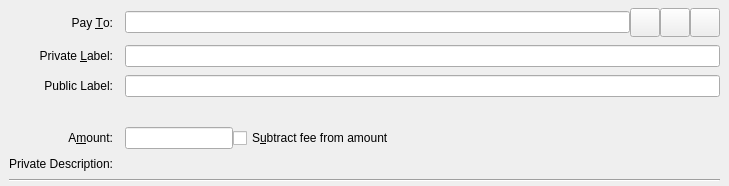
<?xml version="1.0" encoding="UTF-8"?>
<ui version="4.0">
 <class>SendCoinsEntry</class>
 <widget class="QStackedWidget" name="SendCoinsEntry">
  <property name="geometry">
   <rect>
    <x>0</x>
    <y>0</y>
    <width>729</width>
    <height>180</height>
   </rect>
  </property>
  <property name="focusPolicy">
   <enum>Qt::TabFocus</enum>
  </property>
  <property name="autoFillBackground">
   <bool>false</bool>
  </property>
  <widget class="QFrame" name="SendCoins">
   <property name="toolTip">
    <string>This is a normal payment.</string>
   </property>
   <property name="frameShape">
    <enum>QFrame::NoFrame</enum>
   </property>
   <layout class="QGridLayout" name="gridLayout">
    <property name="topMargin">
     <number>8</number>
    </property>
    <property name="bottomMargin">
     <number>4</number>
    </property>
    <property name="horizontalSpacing">
     <number>12</number>
    </property>
    <property name="verticalSpacing">
     <number>8</number>
    </property>
    <item row="4" column="1">
     <layout class="QHBoxLayout" name="horizontalLayoutAmount" stretch="0,1">
      <item>
       <widget class="SolbitAmountField" name="payAmount"/>
      </item>
      <item>
       <widget class="QCheckBox" name="checkboxSubtractFeeFromAmount">
        <property name="toolTip">
         <string>The fee will be deducted from the amount being sent. The recipient will receive less solbits than you enter in the amount field. If multiple recipients are selected, the fee is split equally.</string>
        </property>
        <property name="text">
         <string>S&amp;ubtract fee from amount</string>
        </property>
       </widget>
      </item>
     </layout>
    </item>
    <item row="5" column="0">
     <widget class="QLabel" name="messageLabel">
      <property name="text">
       <string>Private Description:</string>
      </property>
      <property name="alignment">
       <set>Qt::AlignRight|Qt::AlignTrailing|Qt::AlignVCenter</set>
      </property>
     </widget>
    </item>
    <item row="1" column="0">
     <widget class="QLabel" name="labellLabel">
      <property name="text">
       <string>Private &amp;Label:</string>
      </property>
      <property name="alignment">
       <set>Qt::AlignRight|Qt::AlignTrailing|Qt::AlignVCenter</set>
      </property>
      <property name="buddy">
       <cstring>addAsLabel</cstring>
      </property>
     </widget>
    </item>
    <item row="4" column="0">
     <widget class="QLabel" name="amountLabel">
      <property name="text">
       <string>A&amp;mount:</string>
      </property>
      <property name="alignment">
       <set>Qt::AlignRight|Qt::AlignTrailing|Qt::AlignVCenter</set>
      </property>
      <property name="buddy">
       <cstring>payAmount</cstring>
      </property>
     </widget>
    </item>
    <item row="0" column="0">
     <widget class="QLabel" name="payToLabel">
      <property name="text">
       <string>Pay &amp;To:</string>
      </property>
      <property name="alignment">
       <set>Qt::AlignRight|Qt::AlignTrailing|Qt::AlignVCenter</set>
      </property>
      <property name="buddy">
       <cstring>payTo</cstring>
      </property>
     </widget>
    </item>
    <item row="6" column="0" colspan="2">
     <widget class="Line" name="line">
      <property name="orientation">
       <enum>Qt::Horizontal</enum>
      </property>
     </widget>
    </item>
    <item row="0" column="1">
     <layout class="QHBoxLayout" name="payToLayout">
      <property name="spacing">
       <number>0</number>
      </property>
      <item>
       <widget class="QValidatedLineEdit" name="payTo">
        <property name="toolTip">
         <string>The Solbit address to send the payment to</string>
        </property>
       </widget>
      </item>
      <item>
       <widget class="QToolButton" name="addressBookButton">
        <property name="toolTip">
         <string>Choose previously used address</string>
        </property>
        <property name="text">
         <string/>
        </property>
        <property name="icon">
         <iconset>
          <normaloff>:/icons/address-book</normaloff>:/icons/address-book</iconset>
        </property>
        <property name="iconSize">
         <size>
          <width>22</width>
          <height>22</height>
         </size>
        </property>
        <property name="shortcut">
         <string>Alt+A</string>
        </property>
       </widget>
      </item>
      <item>
       <widget class="QToolButton" name="pasteButton">
        <property name="toolTip">
         <string>Paste address from clipboard</string>
        </property>
        <property name="text">
         <string/>
        </property>
        <property name="icon">
         <iconset>
          <normaloff>:/icons/editpaste</normaloff>:/icons/editpaste</iconset>
        </property>
        <property name="iconSize">
         <size>
          <width>22</width>
          <height>22</height>
         </size>
        </property>
        <property name="shortcut">
         <string>Alt+P</string>
        </property>
       </widget>
      </item>
      <item>
       <widget class="QToolButton" name="deleteButton">
        <property name="toolTip">
         <string>Remove this entry</string>
        </property>
        <property name="text">
         <string/>
        </property>
        <property name="icon">
         <iconset>
          <normaloff>:/icons/remove</normaloff>:/icons/remove</iconset>
        </property>
        <property name="iconSize">
         <size>
          <width>22</width>
          <height>22</height>
         </size>
        </property>
       </widget>
      </item>
     </layout>
    </item>
    <item row="5" column="1">
     <widget class="QLabel" name="messageTextLabel">
      <property name="toolTip">
       <string>A message that was attached to the solbit: URI which will be stored with the transaction for your reference. Note: This message will not be sent over the Solbit network.</string>
      </property>
      <property name="textFormat">
       <enum>Qt::PlainText</enum>
      </property>
     </widget>
    </item>
    <item row="1" column="1">
     <layout class="QHBoxLayout" name="labelLayout">
      <item>
       <widget class="QLineEdit" name="addAsLabel">
        <property name="toolTip">
         <string>Enter a private label for this address to add it to the list of used addresses</string>
        </property>
       </widget>
      </item>
     </layout>
    </item>
    <item row="2" column="1">
     <layout class="QHBoxLayout" name="labelPublicLayout">
      <item>
       <widget class="QLineEdit" name="lineEditPublic">
        <property name="toolTip">
         <string>Enter a public label for this transaction</string>
        </property>
       </widget>
      </item>
     </layout>
    </item>
    <item row="2" column="0">
     <widget class="QLabel" name="labelPublic">
      <property name="text">
       <string>Public Label:</string>
      </property>
      <property name="alignment">
       <set>Qt::AlignRight|Qt::AlignTrailing|Qt::AlignVCenter</set>
      </property>
     </widget>
    </item>
    <item row="3" column="1">
     <widget class="QLabel" name="messageTextLabel1">
      <property name="toolTip">
       <string/>
      </property>
      <property name="textFormat">
       <enum>Qt::PlainText</enum>
      </property>
      <property name="buddy">
       <cstring>lineEditPublic</cstring>
      </property>
     </widget>
    </item>
   </layout>
  </widget>
  <widget class="QFrame" name="SendCoins_UnauthenticatedPaymentRequest">
   <property name="palette">
    <palette>
     <active>
      <colorrole role="WindowText">
       <brush brushstyle="SolidPattern">
        <color alpha="255">
         <red>0</red>
         <green>0</green>
         <blue>0</blue>
        </color>
       </brush>
      </colorrole>
      <colorrole role="Button">
       <brush brushstyle="SolidPattern">
        <color alpha="255">
         <red>255</red>
         <green>255</green>
         <blue>127</blue>
        </color>
       </brush>
      </colorrole>
      <colorrole role="Light">
       <brush brushstyle="SolidPattern">
        <color alpha="255">
         <red>255</red>
         <green>255</green>
         <blue>255</blue>
        </color>
       </brush>
      </colorrole>
      <colorrole role="Midlight">
       <brush brushstyle="SolidPattern">
        <color alpha="255">
         <red>255</red>
         <green>255</green>
         <blue>191</blue>
        </color>
       </brush>
      </colorrole>
      <colorrole role="Dark">
       <brush brushstyle="SolidPattern">
        <color alpha="255">
         <red>127</red>
         <green>127</green>
         <blue>63</blue>
        </color>
       </brush>
      </colorrole>
      <colorrole role="Mid">
       <brush brushstyle="SolidPattern">
        <color alpha="255">
         <red>170</red>
         <green>170</green>
         <blue>84</blue>
        </color>
       </brush>
      </colorrole>
      <colorrole role="Text">
       <brush brushstyle="SolidPattern">
        <color alpha="255">
         <red>0</red>
         <green>0</green>
         <blue>0</blue>
        </color>
       </brush>
      </colorrole>
      <colorrole role="BrightText">
       <brush brushstyle="SolidPattern">
        <color alpha="255">
         <red>255</red>
         <green>255</green>
         <blue>255</blue>
        </color>
       </brush>
      </colorrole>
      <colorrole role="ButtonText">
       <brush brushstyle="SolidPattern">
        <color alpha="255">
         <red>0</red>
         <green>0</green>
         <blue>0</blue>
        </color>
       </brush>
      </colorrole>
      <colorrole role="Base">
       <brush brushstyle="SolidPattern">
        <color alpha="255">
         <red>255</red>
         <green>255</green>
         <blue>255</blue>
        </color>
       </brush>
      </colorrole>
      <colorrole role="Window">
       <brush brushstyle="SolidPattern">
        <color alpha="255">
         <red>255</red>
         <green>255</green>
         <blue>127</blue>
        </color>
       </brush>
      </colorrole>
      <colorrole role="Shadow">
       <brush brushstyle="SolidPattern">
        <color alpha="255">
         <red>0</red>
         <green>0</green>
         <blue>0</blue>
        </color>
       </brush>
      </colorrole>
      <colorrole role="AlternateBase">
       <brush brushstyle="SolidPattern">
        <color alpha="255">
         <red>255</red>
         <green>255</green>
         <blue>191</blue>
        </color>
       </brush>
      </colorrole>
      <colorrole role="ToolTipBase">
       <brush brushstyle="SolidPattern">
        <color alpha="255">
         <red>255</red>
         <green>255</green>
         <blue>220</blue>
        </color>
       </brush>
      </colorrole>
      <colorrole role="ToolTipText">
       <brush brushstyle="SolidPattern">
        <color alpha="255">
         <red>0</red>
         <green>0</green>
         <blue>0</blue>
        </color>
       </brush>
      </colorrole>
     </active>
     <inactive>
      <colorrole role="WindowText">
       <brush brushstyle="SolidPattern">
        <color alpha="255">
         <red>0</red>
         <green>0</green>
         <blue>0</blue>
        </color>
       </brush>
      </colorrole>
      <colorrole role="Button">
       <brush brushstyle="SolidPattern">
        <color alpha="255">
         <red>255</red>
         <green>255</green>
         <blue>127</blue>
        </color>
       </brush>
      </colorrole>
      <colorrole role="Light">
       <brush brushstyle="SolidPattern">
        <color alpha="255">
         <red>255</red>
         <green>255</green>
         <blue>255</blue>
        </color>
       </brush>
      </colorrole>
      <colorrole role="Midlight">
       <brush brushstyle="SolidPattern">
        <color alpha="255">
         <red>255</red>
         <green>255</green>
         <blue>191</blue>
        </color>
       </brush>
      </colorrole>
      <colorrole role="Dark">
       <brush brushstyle="SolidPattern">
        <color alpha="255">
         <red>127</red>
         <green>127</green>
         <blue>63</blue>
        </color>
       </brush>
      </colorrole>
      <colorrole role="Mid">
       <brush brushstyle="SolidPattern">
        <color alpha="255">
         <red>170</red>
         <green>170</green>
         <blue>84</blue>
        </color>
       </brush>
      </colorrole>
      <colorrole role="Text">
       <brush brushstyle="SolidPattern">
        <color alpha="255">
         <red>0</red>
         <green>0</green>
         <blue>0</blue>
        </color>
       </brush>
      </colorrole>
      <colorrole role="BrightText">
       <brush brushstyle="SolidPattern">
        <color alpha="255">
         <red>255</red>
         <green>255</green>
         <blue>255</blue>
        </color>
       </brush>
      </colorrole>
      <colorrole role="ButtonText">
       <brush brushstyle="SolidPattern">
        <color alpha="255">
         <red>0</red>
         <green>0</green>
         <blue>0</blue>
        </color>
       </brush>
      </colorrole>
      <colorrole role="Base">
       <brush brushstyle="SolidPattern">
        <color alpha="255">
         <red>255</red>
         <green>255</green>
         <blue>255</blue>
        </color>
       </brush>
      </colorrole>
      <colorrole role="Window">
       <brush brushstyle="SolidPattern">
        <color alpha="255">
         <red>255</red>
         <green>255</green>
         <blue>127</blue>
        </color>
       </brush>
      </colorrole>
      <colorrole role="Shadow">
       <brush brushstyle="SolidPattern">
        <color alpha="255">
         <red>0</red>
         <green>0</green>
         <blue>0</blue>
        </color>
       </brush>
      </colorrole>
      <colorrole role="AlternateBase">
       <brush brushstyle="SolidPattern">
        <color alpha="255">
         <red>255</red>
         <green>255</green>
         <blue>191</blue>
        </color>
       </brush>
      </colorrole>
      <colorrole role="ToolTipBase">
       <brush brushstyle="SolidPattern">
        <color alpha="255">
         <red>255</red>
         <green>255</green>
         <blue>220</blue>
        </color>
       </brush>
      </colorrole>
      <colorrole role="ToolTipText">
       <brush brushstyle="SolidPattern">
        <color alpha="255">
         <red>0</red>
         <green>0</green>
         <blue>0</blue>
        </color>
       </brush>
      </colorrole>
     </inactive>
     <disabled>
      <colorrole role="WindowText">
       <brush brushstyle="SolidPattern">
        <color alpha="255">
         <red>127</red>
         <green>127</green>
         <blue>63</blue>
        </color>
       </brush>
      </colorrole>
      <colorrole role="Button">
       <brush brushstyle="SolidPattern">
        <color alpha="255">
         <red>255</red>
         <green>255</green>
         <blue>127</blue>
        </color>
       </brush>
      </colorrole>
      <colorrole role="Light">
       <brush brushstyle="SolidPattern">
        <color alpha="255">
         <red>255</red>
         <green>255</green>
         <blue>255</blue>
        </color>
       </brush>
      </colorrole>
      <colorrole role="Midlight">
       <brush brushstyle="SolidPattern">
        <color alpha="255">
         <red>255</red>
         <green>255</green>
         <blue>191</blue>
        </color>
       </brush>
      </colorrole>
      <colorrole role="Dark">
       <brush brushstyle="SolidPattern">
        <color alpha="255">
         <red>127</red>
         <green>127</green>
         <blue>63</blue>
        </color>
       </brush>
      </colorrole>
      <colorrole role="Mid">
       <brush brushstyle="SolidPattern">
        <color alpha="255">
         <red>170</red>
         <green>170</green>
         <blue>84</blue>
        </color>
       </brush>
      </colorrole>
      <colorrole role="Text">
       <brush brushstyle="SolidPattern">
        <color alpha="255">
         <red>127</red>
         <green>127</green>
         <blue>63</blue>
        </color>
       </brush>
      </colorrole>
      <colorrole role="BrightText">
       <brush brushstyle="SolidPattern">
        <color alpha="255">
         <red>255</red>
         <green>255</green>
         <blue>255</blue>
        </color>
       </brush>
      </colorrole>
      <colorrole role="ButtonText">
       <brush brushstyle="SolidPattern">
        <color alpha="255">
         <red>127</red>
         <green>127</green>
         <blue>63</blue>
        </color>
       </brush>
      </colorrole>
      <colorrole role="Base">
       <brush brushstyle="SolidPattern">
        <color alpha="255">
         <red>255</red>
         <green>255</green>
         <blue>127</blue>
        </color>
       </brush>
      </colorrole>
      <colorrole role="Window">
       <brush brushstyle="SolidPattern">
        <color alpha="255">
         <red>255</red>
         <green>255</green>
         <blue>127</blue>
        </color>
       </brush>
      </colorrole>
      <colorrole role="Shadow">
       <brush brushstyle="SolidPattern">
        <color alpha="255">
         <red>0</red>
         <green>0</green>
         <blue>0</blue>
        </color>
       </brush>
      </colorrole>
      <colorrole role="AlternateBase">
       <brush brushstyle="SolidPattern">
        <color alpha="255">
         <red>255</red>
         <green>255</green>
         <blue>127</blue>
        </color>
       </brush>
      </colorrole>
      <colorrole role="ToolTipBase">
       <brush brushstyle="SolidPattern">
        <color alpha="255">
         <red>255</red>
         <green>255</green>
         <blue>220</blue>
        </color>
       </brush>
      </colorrole>
      <colorrole role="ToolTipText">
       <brush brushstyle="SolidPattern">
        <color alpha="255">
         <red>0</red>
         <green>0</green>
         <blue>0</blue>
        </color>
       </brush>
      </colorrole>
     </disabled>
    </palette>
   </property>
   <property name="toolTip">
    <string>This is an unauthenticated payment request.</string>
   </property>
   <property name="autoFillBackground">
    <bool>true</bool>
   </property>
   <property name="frameShape">
    <enum>QFrame::NoFrame</enum>
   </property>
   <layout class="QGridLayout" name="gridLayout_is">
    <property name="spacing">
     <number>12</number>
    </property>
    <item row="0" column="0">
     <widget class="QLabel" name="payToLabel_is">
      <property name="text">
       <string>Pay To:</string>
      </property>
      <property name="alignment">
       <set>Qt::AlignRight|Qt::AlignTrailing|Qt::AlignVCenter</set>
      </property>
     </widget>
    </item>
    <item row="0" column="1">
     <layout class="QHBoxLayout" name="payToLayout_is">
      <property name="spacing">
       <number>0</number>
      </property>
      <item>
       <widget class="QLabel" name="payTo_is"/>
      </item>
      <item>
       <widget class="QToolButton" name="deleteButton_is">
        <property name="toolTip">
         <string>Remove this entry</string>
        </property>
        <property name="text">
         <string/>
        </property>
        <property name="icon">
         <iconset>
          <normaloff>:/icons/remove</normaloff>:/icons/remove</iconset>
        </property>
       </widget>
      </item>
     </layout>
    </item>
    <item row="1" column="0">
     <widget class="QLabel" name="memoLabel_is">
      <property name="text">
       <string>Memo:</string>
      </property>
      <property name="alignment">
       <set>Qt::AlignRight|Qt::AlignTrailing|Qt::AlignVCenter</set>
      </property>
     </widget>
    </item>
    <item row="1" column="1">
     <widget class="QLabel" name="memoTextLabel_is">
      <property name="textFormat">
       <enum>Qt::PlainText</enum>
      </property>
     </widget>
    </item>
    <item row="2" column="0">
     <widget class="QLabel" name="amountLabel_is">
      <property name="text">
       <string>A&amp;mount:</string>
      </property>
      <property name="alignment">
       <set>Qt::AlignRight|Qt::AlignTrailing|Qt::AlignVCenter</set>
      </property>
      <property name="buddy">
       <cstring>payAmount_is</cstring>
      </property>
     </widget>
    </item>
    <item row="2" column="1">
     <widget class="SolbitAmountField" name="payAmount_is">
      <property name="acceptDrops">
       <bool>false</bool>
      </property>
     </widget>
    </item>
   </layout>
  </widget>
  <widget class="QFrame" name="SendCoins_AuthenticatedPaymentRequest">
   <property name="palette">
    <palette>
     <active>
      <colorrole role="WindowText">
       <brush brushstyle="SolidPattern">
        <color alpha="255">
         <red>0</red>
         <green>0</green>
         <blue>0</blue>
        </color>
       </brush>
      </colorrole>
      <colorrole role="Button">
       <brush brushstyle="SolidPattern">
        <color alpha="255">
         <red>140</red>
         <green>232</green>
         <blue>119</blue>
        </color>
       </brush>
      </colorrole>
      <colorrole role="Light">
       <brush brushstyle="SolidPattern">
        <color alpha="255">
         <red>230</red>
         <green>255</green>
         <blue>224</blue>
        </color>
       </brush>
      </colorrole>
      <colorrole role="Midlight">
       <brush brushstyle="SolidPattern">
        <color alpha="255">
         <red>185</red>
         <green>243</green>
         <blue>171</blue>
        </color>
       </brush>
      </colorrole>
      <colorrole role="Dark">
       <brush brushstyle="SolidPattern">
        <color alpha="255">
         <red>70</red>
         <green>116</green>
         <blue>59</blue>
        </color>
       </brush>
      </colorrole>
      <colorrole role="Mid">
       <brush brushstyle="SolidPattern">
        <color alpha="255">
         <red>93</red>
         <green>155</green>
         <blue>79</blue>
        </color>
       </brush>
      </colorrole>
      <colorrole role="Text">
       <brush brushstyle="SolidPattern">
        <color alpha="255">
         <red>0</red>
         <green>0</green>
         <blue>0</blue>
        </color>
       </brush>
      </colorrole>
      <colorrole role="BrightText">
       <brush brushstyle="SolidPattern">
        <color alpha="255">
         <red>155</red>
         <green>255</green>
         <blue>147</blue>
        </color>
       </brush>
      </colorrole>
      <colorrole role="ButtonText">
       <brush brushstyle="SolidPattern">
        <color alpha="255">
         <red>0</red>
         <green>0</green>
         <blue>0</blue>
        </color>
       </brush>
      </colorrole>
      <colorrole role="Base">
       <brush brushstyle="SolidPattern">
        <color alpha="255">
         <red>119</red>
         <green>255</green>
         <blue>233</blue>
        </color>
       </brush>
      </colorrole>
      <colorrole role="Window">
       <brush brushstyle="SolidPattern">
        <color alpha="255">
         <red>140</red>
         <green>232</green>
         <blue>119</blue>
        </color>
       </brush>
      </colorrole>
      <colorrole role="Shadow">
       <brush brushstyle="SolidPattern">
        <color alpha="255">
         <red>0</red>
         <green>0</green>
         <blue>0</blue>
        </color>
       </brush>
      </colorrole>
      <colorrole role="AlternateBase">
       <brush brushstyle="SolidPattern">
        <color alpha="255">
         <red>197</red>
         <green>243</green>
         <blue>187</blue>
        </color>
       </brush>
      </colorrole>
      <colorrole role="NoRole">
       <brush brushstyle="SolidPattern">
        <color alpha="255">
         <red>125</red>
         <green>194</green>
         <blue>122</blue>
        </color>
       </brush>
      </colorrole>
      <colorrole role="ToolTipBase">
       <brush brushstyle="SolidPattern">
        <color alpha="255">
         <red>255</red>
         <green>255</green>
         <blue>220</blue>
        </color>
       </brush>
      </colorrole>
      <colorrole role="ToolTipText">
       <brush brushstyle="SolidPattern">
        <color alpha="255">
         <red>0</red>
         <green>0</green>
         <blue>0</blue>
        </color>
       </brush>
      </colorrole>
     </active>
     <inactive>
      <colorrole role="WindowText">
       <brush brushstyle="SolidPattern">
        <color alpha="255">
         <red>0</red>
         <green>0</green>
         <blue>0</blue>
        </color>
       </brush>
      </colorrole>
      <colorrole role="Button">
       <brush brushstyle="SolidPattern">
        <color alpha="255">
         <red>140</red>
         <green>232</green>
         <blue>119</blue>
        </color>
       </brush>
      </colorrole>
      <colorrole role="Light">
       <brush brushstyle="SolidPattern">
        <color alpha="255">
         <red>230</red>
         <green>255</green>
         <blue>224</blue>
        </color>
       </brush>
      </colorrole>
      <colorrole role="Midlight">
       <brush brushstyle="SolidPattern">
        <color alpha="255">
         <red>185</red>
         <green>243</green>
         <blue>171</blue>
        </color>
       </brush>
      </colorrole>
      <colorrole role="Dark">
       <brush brushstyle="SolidPattern">
        <color alpha="255">
         <red>70</red>
         <green>116</green>
         <blue>59</blue>
        </color>
       </brush>
      </colorrole>
      <colorrole role="Mid">
       <brush brushstyle="SolidPattern">
        <color alpha="255">
         <red>93</red>
         <green>155</green>
         <blue>79</blue>
        </color>
       </brush>
      </colorrole>
      <colorrole role="Text">
       <brush brushstyle="SolidPattern">
        <color alpha="255">
         <red>0</red>
         <green>0</green>
         <blue>0</blue>
        </color>
       </brush>
      </colorrole>
      <colorrole role="BrightText">
       <brush brushstyle="SolidPattern">
        <color alpha="255">
         <red>155</red>
         <green>255</green>
         <blue>147</blue>
        </color>
       </brush>
      </colorrole>
      <colorrole role="ButtonText">
       <brush brushstyle="SolidPattern">
        <color alpha="255">
         <red>0</red>
         <green>0</green>
         <blue>0</blue>
        </color>
       </brush>
      </colorrole>
      <colorrole role="Base">
       <brush brushstyle="SolidPattern">
        <color alpha="255">
         <red>119</red>
         <green>255</green>
         <blue>233</blue>
        </color>
       </brush>
      </colorrole>
      <colorrole role="Window">
       <brush brushstyle="SolidPattern">
        <color alpha="255">
         <red>140</red>
         <green>232</green>
         <blue>119</blue>
        </color>
       </brush>
      </colorrole>
      <colorrole role="Shadow">
       <brush brushstyle="SolidPattern">
        <color alpha="255">
         <red>0</red>
         <green>0</green>
         <blue>0</blue>
        </color>
       </brush>
      </colorrole>
      <colorrole role="AlternateBase">
       <brush brushstyle="SolidPattern">
        <color alpha="255">
         <red>197</red>
         <green>243</green>
         <blue>187</blue>
        </color>
       </brush>
      </colorrole>
      <colorrole role="NoRole">
       <brush brushstyle="SolidPattern">
        <color alpha="255">
         <red>125</red>
         <green>194</green>
         <blue>122</blue>
        </color>
       </brush>
      </colorrole>
      <colorrole role="ToolTipBase">
       <brush brushstyle="SolidPattern">
        <color alpha="255">
         <red>255</red>
         <green>255</green>
         <blue>220</blue>
        </color>
       </brush>
      </colorrole>
      <colorrole role="ToolTipText">
       <brush brushstyle="SolidPattern">
        <color alpha="255">
         <red>0</red>
         <green>0</green>
         <blue>0</blue>
        </color>
       </brush>
      </colorrole>
     </inactive>
     <disabled>
      <colorrole role="WindowText">
       <brush brushstyle="SolidPattern">
        <color alpha="255">
         <red>70</red>
         <green>116</green>
         <blue>59</blue>
        </color>
       </brush>
      </colorrole>
      <colorrole role="Button">
       <brush brushstyle="SolidPattern">
        <color alpha="255">
         <red>140</red>
         <green>232</green>
         <blue>119</blue>
        </color>
       </brush>
      </colorrole>
      <colorrole role="Light">
       <brush brushstyle="SolidPattern">
        <color alpha="255">
         <red>230</red>
         <green>255</green>
         <blue>224</blue>
        </color>
       </brush>
      </colorrole>
      <colorrole role="Midlight">
       <brush brushstyle="SolidPattern">
        <color alpha="255">
         <red>185</red>
         <green>243</green>
         <blue>171</blue>
        </color>
       </brush>
      </colorrole>
      <colorrole role="Dark">
       <brush brushstyle="SolidPattern">
        <color alpha="255">
         <red>70</red>
         <green>116</green>
         <blue>59</blue>
        </color>
       </brush>
      </colorrole>
      <colorrole role="Mid">
       <brush brushstyle="SolidPattern">
        <color alpha="255">
         <red>93</red>
         <green>155</green>
         <blue>79</blue>
        </color>
       </brush>
      </colorrole>
      <colorrole role="Text">
       <brush brushstyle="SolidPattern">
        <color alpha="255">
         <red>70</red>
         <green>116</green>
         <blue>59</blue>
        </color>
       </brush>
      </colorrole>
      <colorrole role="BrightText">
       <brush brushstyle="SolidPattern">
        <color alpha="255">
         <red>155</red>
         <green>255</green>
         <blue>147</blue>
        </color>
       </brush>
      </colorrole>
      <colorrole role="ButtonText">
       <brush brushstyle="SolidPattern">
        <color alpha="255">
         <red>70</red>
         <green>116</green>
         <blue>59</blue>
        </color>
       </brush>
      </colorrole>
      <colorrole role="Base">
       <brush brushstyle="SolidPattern">
        <color alpha="255">
         <red>140</red>
         <green>232</green>
         <blue>119</blue>
        </color>
       </brush>
      </colorrole>
      <colorrole role="Window">
       <brush brushstyle="SolidPattern">
        <color alpha="255">
         <red>140</red>
         <green>232</green>
         <blue>119</blue>
        </color>
       </brush>
      </colorrole>
      <colorrole role="Shadow">
       <brush brushstyle="SolidPattern">
        <color alpha="255">
         <red>0</red>
         <green>0</green>
         <blue>0</blue>
        </color>
       </brush>
      </colorrole>
      <colorrole role="AlternateBase">
       <brush brushstyle="SolidPattern">
        <color alpha="255">
         <red>140</red>
         <green>232</green>
         <blue>119</blue>
        </color>
       </brush>
      </colorrole>
      <colorrole role="NoRole">
       <brush brushstyle="SolidPattern">
        <color alpha="255">
         <red>125</red>
         <green>194</green>
         <blue>122</blue>
        </color>
       </brush>
      </colorrole>
      <colorrole role="ToolTipBase">
       <brush brushstyle="SolidPattern">
        <color alpha="255">
         <red>255</red>
         <green>255</green>
         <blue>220</blue>
        </color>
       </brush>
      </colorrole>
      <colorrole role="ToolTipText">
       <brush brushstyle="SolidPattern">
        <color alpha="255">
         <red>0</red>
         <green>0</green>
         <blue>0</blue>
        </color>
       </brush>
      </colorrole>
     </disabled>
    </palette>
   </property>
   <property name="toolTip">
    <string>This is an authenticated payment request.</string>
   </property>
   <property name="autoFillBackground">
    <bool>true</bool>
   </property>
   <property name="frameShape">
    <enum>QFrame::NoFrame</enum>
   </property>
   <layout class="QGridLayout" name="gridLayout_s">
    <property name="spacing">
     <number>12</number>
    </property>
    <item row="0" column="0">
     <widget class="QLabel" name="payToLabel_s">
      <property name="text">
       <string>Pay To:</string>
      </property>
      <property name="alignment">
       <set>Qt::AlignRight|Qt::AlignTrailing|Qt::AlignVCenter</set>
      </property>
     </widget>
    </item>
    <item row="0" column="1">
     <layout class="QHBoxLayout" name="payToLayout_s">
      <property name="spacing">
       <number>0</number>
      </property>
      <item>
       <widget class="QLabel" name="payTo_s">
        <property name="textFormat">
         <enum>Qt::PlainText</enum>
        </property>
       </widget>
      </item>
      <item>
       <widget class="QToolButton" name="deleteButton_s">
        <property name="toolTip">
         <string>Remove this entry</string>
        </property>
        <property name="text">
         <string/>
        </property>
        <property name="icon">
         <iconset>
          <normaloff>:/icons/remove</normaloff>:/icons/remove</iconset>
        </property>
       </widget>
      </item>
     </layout>
    </item>
    <item row="1" column="0">
     <widget class="QLabel" name="memoLabel_s">
      <property name="text">
       <string>Memo:</string>
      </property>
      <property name="alignment">
       <set>Qt::AlignRight|Qt::AlignTrailing|Qt::AlignVCenter</set>
      </property>
     </widget>
    </item>
    <item row="1" column="1">
     <widget class="QLabel" name="memoTextLabel_s">
      <property name="textFormat">
       <enum>Qt::PlainText</enum>
      </property>
     </widget>
    </item>
    <item row="2" column="0">
     <widget class="QLabel" name="amountLabel_s">
      <property name="text">
       <string>A&amp;mount:</string>
      </property>
      <property name="alignment">
       <set>Qt::AlignRight|Qt::AlignTrailing|Qt::AlignVCenter</set>
      </property>
      <property name="buddy">
       <cstring>payAmount_s</cstring>
      </property>
     </widget>
    </item>
    <item row="2" column="1">
     <widget class="SolbitAmountField" name="payAmount_s">
      <property name="acceptDrops">
       <bool>false</bool>
      </property>
     </widget>
    </item>
   </layout>
  </widget>
 </widget>
 <customwidgets>
  <customwidget>
   <class>QValidatedLineEdit</class>
   <extends>QLineEdit</extends>
   <header>qvalidatedlineedit.h</header>
  </customwidget>
  <customwidget>
   <class>SolbitAmountField</class>
   <extends>QLineEdit</extends>
   <header>solbitamountfield.h</header>
   <container>1</container>
  </customwidget>
 </customwidgets>
 <tabstops>
  <tabstop>payTo</tabstop>
  <tabstop>addressBookButton</tabstop>
  <tabstop>pasteButton</tabstop>
  <tabstop>deleteButton</tabstop>
  <tabstop>addAsLabel</tabstop>
  <tabstop>lineEditPublic</tabstop>
  <tabstop>payAmount</tabstop>
  <tabstop>checkboxSubtractFeeFromAmount</tabstop>
  <tabstop>payAmount_s</tabstop>
  <tabstop>payAmount_is</tabstop>
  <tabstop>deleteButton_s</tabstop>
  <tabstop>deleteButton_is</tabstop>
 </tabstops>
 <resources/>
 <connections/>
</ui>
